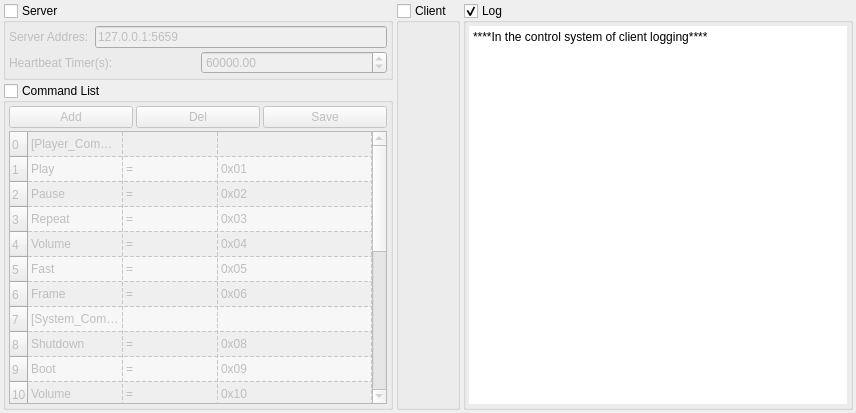
<?xml version="1.0" encoding="UTF-8"?>
<ui version="4.0">
 <class>Widget</class>
 <widget class="QWidget" name="Widget">
  <property name="geometry">
   <rect>
    <x>0</x>
    <y>0</y>
    <width>856</width>
    <height>413</height>
   </rect>
  </property>
  <property name="windowTitle">
   <string>Client</string>
  </property>
  <property name="windowIcon">
   <iconset resource="../../shared/res/resource.qrc">
    <normaloff>:/ico/ico/home_server.png</normaloff>:/ico/ico/home_server.png</iconset>
  </property>
  <layout class="QHBoxLayout" name="horizontalLayout_3">
   <property name="spacing">
    <number>3</number>
   </property>
   <property name="leftMargin">
    <number>3</number>
   </property>
   <property name="topMargin">
    <number>3</number>
   </property>
   <property name="rightMargin">
    <number>3</number>
   </property>
   <property name="bottomMargin">
    <number>3</number>
   </property>
   <item>
    <layout class="QVBoxLayout" name="verticalLayout">
     <property name="spacing">
      <number>3</number>
     </property>
     <item>
      <widget class="QGroupBox" name="groupBox">
       <property name="title">
        <string>Server</string>
       </property>
       <property name="flat">
        <bool>false</bool>
       </property>
       <property name="checkable">
        <bool>true</bool>
       </property>
       <property name="checked">
        <bool>false</bool>
       </property>
       <layout class="QGridLayout" name="gridLayout">
        <property name="leftMargin">
         <number>3</number>
        </property>
        <property name="topMargin">
         <number>3</number>
        </property>
        <property name="rightMargin">
         <number>3</number>
        </property>
        <property name="bottomMargin">
         <number>3</number>
        </property>
        <property name="spacing">
         <number>3</number>
        </property>
        <item row="0" column="0">
         <layout class="QHBoxLayout" name="horizontalLayout">
          <item>
           <widget class="QLabel" name="label">
            <property name="text">
             <string>Server Addres:</string>
            </property>
           </widget>
          </item>
          <item>
           <widget class="QLineEdit" name="server_addres">
            <property name="text">
             <string>127.0.0.1:5659</string>
            </property>
           </widget>
          </item>
         </layout>
        </item>
        <item row="1" column="0">
         <layout class="QHBoxLayout" name="horizontalLayout_2">
          <item>
           <widget class="QLabel" name="label_2">
            <property name="text">
             <string>Heartbeat Timer(s):</string>
            </property>
           </widget>
          </item>
          <item>
           <widget class="QDoubleSpinBox" name="heartbeat_time">
            <property name="minimum">
             <double>1000.000000000000000</double>
            </property>
            <property name="maximum">
             <double>1000000000.000000000000000</double>
            </property>
            <property name="singleStep">
             <double>100.000000000000000</double>
            </property>
            <property name="value">
             <double>60000.000000000000000</double>
            </property>
           </widget>
          </item>
         </layout>
        </item>
       </layout>
      </widget>
     </item>
     <item>
      <widget class="QGroupBox" name="groupBox_2">
       <property name="title">
        <string>Command List</string>
       </property>
       <property name="checkable">
        <bool>true</bool>
       </property>
       <property name="checked">
        <bool>false</bool>
       </property>
       <layout class="QGridLayout" name="gridLayout_2">
        <property name="leftMargin">
         <number>3</number>
        </property>
        <property name="topMargin">
         <number>3</number>
        </property>
        <property name="rightMargin">
         <number>3</number>
        </property>
        <property name="bottomMargin">
         <number>3</number>
        </property>
        <property name="spacing">
         <number>3</number>
        </property>
        <item row="0" column="0">
         <widget class="QPushButton" name="add_rows">
          <property name="text">
           <string>Add</string>
          </property>
         </widget>
        </item>
        <item row="0" column="1">
         <widget class="QPushButton" name="del_rows">
          <property name="text">
           <string>Del</string>
          </property>
         </widget>
        </item>
        <item row="0" column="2">
         <widget class="QPushButton" name="save">
          <property name="text">
           <string>Save</string>
          </property>
         </widget>
        </item>
        <item row="1" column="0" colspan="3">
         <widget class="QTableWidget" name="configure_table">
          <property name="verticalScrollBarPolicy">
           <enum>Qt::ScrollBarAsNeeded</enum>
          </property>
          <property name="autoScroll">
           <bool>true</bool>
          </property>
          <property name="dragEnabled">
           <bool>false</bool>
          </property>
          <property name="dragDropMode">
           <enum>QAbstractItemView::NoDragDrop</enum>
          </property>
          <property name="alternatingRowColors">
           <bool>true</bool>
          </property>
          <property name="verticalScrollMode">
           <enum>QAbstractItemView::ScrollPerPixel</enum>
          </property>
          <property name="horizontalScrollMode">
           <enum>QAbstractItemView::ScrollPerPixel</enum>
          </property>
          <property name="showGrid">
           <bool>true</bool>
          </property>
          <property name="gridStyle">
           <enum>Qt::DashLine</enum>
          </property>
          <property name="sortingEnabled">
           <bool>false</bool>
          </property>
          <property name="wordWrap">
           <bool>true</bool>
          </property>
          <property name="cornerButtonEnabled">
           <bool>false</bool>
          </property>
          <property name="rowCount">
           <number>25</number>
          </property>
          <attribute name="horizontalHeaderVisible">
           <bool>false</bool>
          </attribute>
          <attribute name="horizontalHeaderCascadingSectionResizes">
           <bool>true</bool>
          </attribute>
          <attribute name="horizontalHeaderDefaultSectionSize">
           <number>95</number>
          </attribute>
          <attribute name="horizontalHeaderHighlightSections">
           <bool>true</bool>
          </attribute>
          <attribute name="horizontalHeaderMinimumSectionSize">
           <number>0</number>
          </attribute>
          <attribute name="horizontalHeaderShowSortIndicator" stdset="0">
           <bool>false</bool>
          </attribute>
          <attribute name="horizontalHeaderStretchLastSection">
           <bool>true</bool>
          </attribute>
          <attribute name="verticalHeaderCascadingSectionResizes">
           <bool>true</bool>
          </attribute>
          <attribute name="verticalHeaderDefaultSectionSize">
           <number>25</number>
          </attribute>
          <attribute name="verticalHeaderHighlightSections">
           <bool>true</bool>
          </attribute>
          <attribute name="verticalHeaderMinimumSectionSize">
           <number>0</number>
          </attribute>
          <attribute name="verticalHeaderShowSortIndicator" stdset="0">
           <bool>false</bool>
          </attribute>
          <attribute name="verticalHeaderStretchLastSection">
           <bool>false</bool>
          </attribute>
          <row>
           <property name="text">
            <string>0</string>
           </property>
          </row>
          <row>
           <property name="text">
            <string>1</string>
           </property>
          </row>
          <row>
           <property name="text">
            <string>2</string>
           </property>
          </row>
          <row>
           <property name="text">
            <string>3</string>
           </property>
          </row>
          <row>
           <property name="text">
            <string>4</string>
           </property>
          </row>
          <row>
           <property name="text">
            <string>5</string>
           </property>
          </row>
          <row>
           <property name="text">
            <string>6</string>
           </property>
          </row>
          <row>
           <property name="text">
            <string>7</string>
           </property>
          </row>
          <row>
           <property name="text">
            <string>8</string>
           </property>
          </row>
          <row>
           <property name="text">
            <string>9</string>
           </property>
          </row>
          <row>
           <property name="text">
            <string>10</string>
           </property>
          </row>
          <row>
           <property name="text">
            <string>11</string>
           </property>
          </row>
          <row>
           <property name="text">
            <string>12</string>
           </property>
          </row>
          <row>
           <property name="text">
            <string>13</string>
           </property>
          </row>
          <row>
           <property name="text">
            <string>14</string>
           </property>
          </row>
          <row>
           <property name="text">
            <string>16</string>
           </property>
          </row>
          <row>
           <property name="text">
            <string>17</string>
           </property>
          </row>
          <row>
           <property name="text">
            <string>18</string>
           </property>
          </row>
          <row>
           <property name="text">
            <string>20</string>
           </property>
          </row>
          <row>
           <property name="text">
            <string>21</string>
           </property>
          </row>
          <row>
           <property name="text">
            <string>22</string>
           </property>
          </row>
          <row>
           <property name="text">
            <string>23</string>
           </property>
          </row>
          <row>
           <property name="text">
            <string>24</string>
           </property>
          </row>
          <row>
           <property name="text">
            <string>25</string>
           </property>
          </row>
          <row/>
          <column>
           <property name="text">
            <string>Depict</string>
           </property>
          </column>
          <column>
           <property name="text">
            <string>Assignment</string>
           </property>
          </column>
          <column>
           <property name="text">
            <string>Command</string>
           </property>
          </column>
          <item row="0" column="0">
           <property name="text">
            <string>[Player_Command]</string>
           </property>
          </item>
          <item row="0" column="1">
           <property name="text">
            <string/>
           </property>
          </item>
          <item row="1" column="0">
           <property name="text">
            <string>Play</string>
           </property>
          </item>
          <item row="1" column="1">
           <property name="text">
            <string>=</string>
           </property>
          </item>
          <item row="1" column="2">
           <property name="text">
            <string>0x01</string>
           </property>
          </item>
          <item row="2" column="0">
           <property name="text">
            <string>Pause</string>
           </property>
          </item>
          <item row="2" column="1">
           <property name="text">
            <string>=</string>
           </property>
          </item>
          <item row="2" column="2">
           <property name="text">
            <string>0x02</string>
           </property>
          </item>
          <item row="3" column="0">
           <property name="text">
            <string>Repeat</string>
           </property>
          </item>
          <item row="3" column="1">
           <property name="text">
            <string>=</string>
           </property>
          </item>
          <item row="3" column="2">
           <property name="text">
            <string>0x03</string>
           </property>
          </item>
          <item row="4" column="0">
           <property name="text">
            <string>Volume</string>
           </property>
          </item>
          <item row="4" column="1">
           <property name="text">
            <string>=</string>
           </property>
          </item>
          <item row="4" column="2">
           <property name="text">
            <string>0x04</string>
           </property>
          </item>
          <item row="5" column="0">
           <property name="text">
            <string>Fast</string>
           </property>
          </item>
          <item row="5" column="1">
           <property name="text">
            <string>=</string>
           </property>
          </item>
          <item row="5" column="2">
           <property name="text">
            <string>0x05</string>
           </property>
          </item>
          <item row="6" column="0">
           <property name="text">
            <string>Frame</string>
           </property>
          </item>
          <item row="6" column="1">
           <property name="text">
            <string>=</string>
           </property>
          </item>
          <item row="6" column="2">
           <property name="text">
            <string>0x06</string>
           </property>
          </item>
          <item row="7" column="0">
           <property name="text">
            <string>[System_Command]</string>
           </property>
          </item>
          <item row="7" column="2">
           <property name="text">
            <string/>
           </property>
          </item>
          <item row="8" column="0">
           <property name="text">
            <string>Shutdown</string>
           </property>
          </item>
          <item row="8" column="1">
           <property name="text">
            <string>=</string>
           </property>
          </item>
          <item row="8" column="2">
           <property name="text">
            <string>0x08</string>
           </property>
          </item>
          <item row="9" column="0">
           <property name="text">
            <string>Boot</string>
           </property>
          </item>
          <item row="9" column="1">
           <property name="text">
            <string>=</string>
           </property>
          </item>
          <item row="9" column="2">
           <property name="text">
            <string>0x09</string>
           </property>
          </item>
          <item row="10" column="0">
           <property name="text">
            <string>Volume</string>
           </property>
          </item>
          <item row="10" column="1">
           <property name="text">
            <string>=</string>
           </property>
          </item>
          <item row="10" column="2">
           <property name="text">
            <string>0x10</string>
           </property>
          </item>
          <item row="11" column="0">
           <property name="text">
            <string>Keyboard</string>
           </property>
          </item>
          <item row="11" column="1">
           <property name="text">
            <string>=</string>
           </property>
          </item>
          <item row="11" column="2">
           <property name="text">
            <string>0x11</string>
           </property>
          </item>
          <item row="12" column="0">
           <property name="text">
            <string>Mouse </string>
           </property>
          </item>
          <item row="12" column="1">
           <property name="text">
            <string>=</string>
           </property>
          </item>
          <item row="12" column="2">
           <property name="text">
            <string>0x12</string>
           </property>
          </item>
          <item row="13" column="0">
           <property name="text">
            <string>Restart</string>
           </property>
          </item>
          <item row="13" column="1">
           <property name="text">
            <string>=</string>
           </property>
          </item>
          <item row="13" column="2">
           <property name="text">
            <string>0x13</string>
           </property>
          </item>
          <item row="24" column="0">
           <property name="text">
            <string/>
           </property>
          </item>
          <item row="24" column="1">
           <property name="text">
            <string/>
           </property>
          </item>
          <item row="24" column="2">
           <property name="text">
            <string/>
           </property>
          </item>
         </widget>
        </item>
       </layout>
      </widget>
     </item>
    </layout>
   </item>
   <item>
    <widget class="QGroupBox" name="groupBox_4">
     <property name="title">
      <string>Client</string>
     </property>
     <property name="flat">
      <bool>true</bool>
     </property>
     <property name="checkable">
      <bool>true</bool>
     </property>
     <property name="checked">
      <bool>false</bool>
     </property>
     <layout class="QGridLayout" name="gridLayout_4">
      <property name="leftMargin">
       <number>2</number>
      </property>
      <property name="topMargin">
       <number>2</number>
      </property>
      <property name="rightMargin">
       <number>2</number>
      </property>
      <property name="bottomMargin">
       <number>2</number>
      </property>
      <property name="spacing">
       <number>2</number>
      </property>
      <item row="0" column="0">
       <widget class="QWidget" name="listWidget" native="true"/>
      </item>
     </layout>
    </widget>
   </item>
   <item>
    <widget class="QGroupBox" name="groupBox_3">
     <property name="title">
      <string>Log</string>
     </property>
     <property name="checkable">
      <bool>true</bool>
     </property>
     <property name="checked">
      <bool>true</bool>
     </property>
     <layout class="QGridLayout" name="gridLayout_3">
      <property name="leftMargin">
       <number>3</number>
      </property>
      <property name="topMargin">
       <number>3</number>
      </property>
      <property name="rightMargin">
       <number>3</number>
      </property>
      <property name="bottomMargin">
       <number>3</number>
      </property>
      <property name="spacing">
       <number>3</number>
      </property>
      <item row="0" column="0">
       <widget class="QTextEdit" name="log_text">
        <property name="enabled">
         <bool>true</bool>
        </property>
        <property name="frameShape">
         <enum>QFrame::NoFrame</enum>
        </property>
        <property name="tabChangesFocus">
         <bool>false</bool>
        </property>
        <property name="undoRedoEnabled">
         <bool>true</bool>
        </property>
        <property name="lineWrapMode">
         <enum>QTextEdit::WidgetWidth</enum>
        </property>
        <property name="readOnly">
         <bool>false</bool>
        </property>
        <property name="html">
         <string>&lt;!DOCTYPE HTML PUBLIC &quot;-//W3C//DTD HTML 4.0//EN&quot; &quot;http://www.w3.org/TR/REC-html40/strict.dtd&quot;&gt;
&lt;html&gt;&lt;head&gt;&lt;meta name=&quot;qrichtext&quot; content=&quot;1&quot; /&gt;&lt;style type=&quot;text/css&quot;&gt;
p, li { white-space: pre-wrap; }
&lt;/style&gt;&lt;/head&gt;&lt;body style=&quot; font-family:'SimSun'; font-size:9pt; font-weight:400; font-style:normal;&quot;&gt;
&lt;p style=&quot; margin-top:0px; margin-bottom:0px; margin-left:0px; margin-right:0px; -qt-block-indent:0; text-indent:0px;&quot;&gt;****In the control system of client logging****&lt;/p&gt;&lt;/body&gt;&lt;/html&gt;</string>
        </property>
        <property name="acceptRichText">
         <bool>true</bool>
        </property>
       </widget>
      </item>
     </layout>
    </widget>
   </item>
  </layout>
 </widget>
 <layoutdefault spacing="6" margin="11"/>
 <resources>
  <include location="../../shared/res/resource.qrc"/>
  <include location="../../shared/res/resource.qrc"/>
 </resources>
 <connections/>
</ui>
